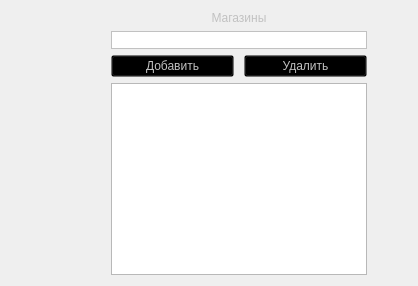
            <widget class="QWidget" name="tab_4">
             <attribute name="title">
              <string>Tab 1</string>
             </attribute>
             <layout class="QHBoxLayout" name="horizontalLayout_11">
              <item>
               <layout class="QGridLayout" name="gridLayout_3">
                <property name="leftMargin">
                 <number>100</number>
                </property>
                <item row="1" column="0">
                 <widget class="QLineEdit" name="lineEdit_3">
                  <property name="maximumSize">
                   <size>
                    <width>300</width>
                    <height>16777215</height>
                   </size>
                  </property>
                  <property name="styleSheet">
                   <string notr="true">font: 25 10pt &quot;Bahnschrift Light&quot;;
color: rgb(193,193,193);
border-width: 1px;
border-style: solid;
border-color: rgba(0,0,0,0);
border-color: rgb(193,193,193);</string>
                  </property>
                 </widget>
                </item>
                <item row="2" column="0">
                 <layout class="QHBoxLayout" name="horizontalLayout_5">
                  <property name="spacing">
                   <number>10</number>
                  </property>
                  <item>
                   <widget class="QPushButton" name="pushButton_4">
                    <property name="maximumSize">
                     <size>
                      <width>145</width>
                      <height>16777215</height>
                     </size>
                    </property>
                    <property name="cursor">
                     <cursorShape>PointingHandCursor</cursorShape>
                    </property>
                    <property name="styleSheet">
                     <string notr="true">background-color: rgba(0,0,0,0);
font: 25 10pt &quot;Bahnschrift Light&quot;;
color:rgb(193, 193, 193)</string>
                    </property>
                    <property name="text">
                     <string>Добавить</string>
                    </property>
                   </widget>
                  </item>
                  <item>
                   <widget class="QPushButton" name="pushButton_3">
                    <property name="maximumSize">
                     <size>
                      <width>145</width>
                      <height>16777215</height>
                     </size>
                    </property>
                    <property name="cursor">
                     <cursorShape>PointingHandCursor</cursorShape>
                    </property>
                    <property name="styleSheet">
                     <string notr="true">background-color: rgba(0,0,0,0);
font: 25 10pt &quot;Bahnschrift Light&quot;;
color:rgb(193, 193, 193)</string>
                    </property>
                    <property name="text">
                     <string>Удалить</string>
                    </property>
                   </widget>
                  </item>
                 </layout>
                </item>
                <item row="3" column="0">
                 <widget class="QTableWidget" name="tableWidget">
                  <property name="maximumSize">
                   <size>
                    <width>300</width>
                    <height>16777215</height>
                   </size>
                  </property>
                  <property name="styleSheet">
                   <string notr="true">font: 25 10pt &quot;Bahnschrift Light&quot;;
color: rgb(193,193,193);</string>
                  </property>
                 </widget>
                </item>
                <item row="0" column="0">
                 <widget class="QLabel" name="label">
                  <property name="styleSheet">
                   <string notr="true">font: 25 14pt &quot;Bahnschrift Light&quot;;
color: rgb(193,193,193)</string>
                  </property>
                  <property name="text">
                   <string>Магазины</string>
                  </property>
                  <property name="alignment">
                   <set>Qt::AlignCenter</set>
                  </property>
                 </widget>
                </item>
               </layout>
              </item>
              <item>
               <spacer name="horizontalSpacer_2">
                <property name="orientation">
                 <enum>Qt::Horizontal</enum>
                </property>
                <property name="sizeHint" stdset="0">
                 <size>
                  <width>40</width>
                  <height>20</height>
                 </size>
                </property>
               </spacer>
              </item>
             </layout>
            </widget>
